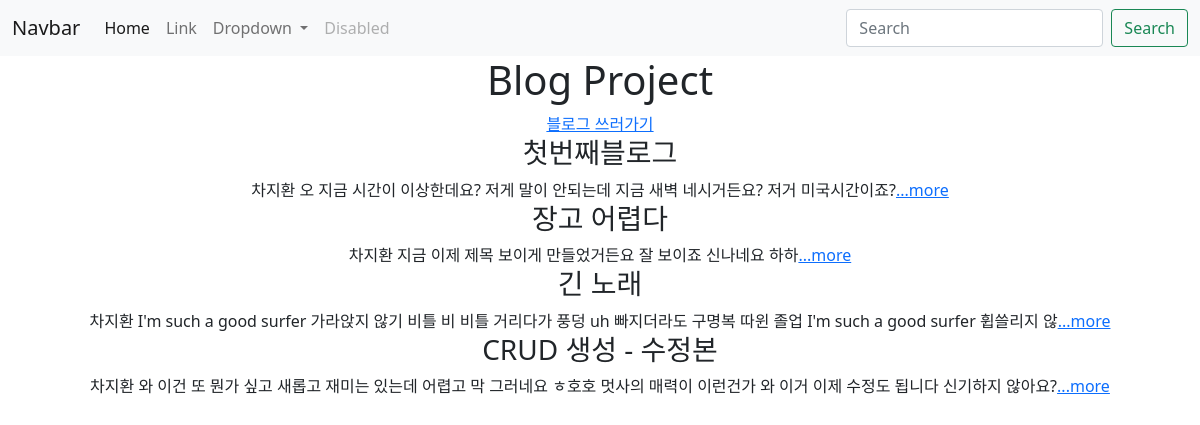
The page / on the database its author committed.
### blog/models.py (models this page shows)
class Blog(models.Model):
    title = models.CharField(max_length=200) # 제한이 있는 문자형
    writer = models.CharField(max_length=100)
    pub_date = models.DateTimeField()
    body = models.TextField()
    def summary(self):
        return self.body[:100]

### blog/views.py (the view)
# urls.py: 2. Add a URL to urlpatterns:  path('', views.home, name='home')
def home(request):
    blogs = Blog.objects.all()
    return render(request,'home.html', {'blogs':blogs})

### blog/templates/home.html
{% extends 'base.html' %}
{% block content %}
    <h1>Blog Project</h1>
    <div>
        <a href="{%url 'new'%}">블로그 쓰러가기</a>
    </div>
    <div class = "container">
    {% for blog in blogs %}
        <div>
        <h3>{{blog.title}}</h3>
        {{blog.writer}}
        {{blog.summary}}<a href="{%url 'detail' blog.id%}">...more</a>
        </div>
    {% endfor %}
    </div>
{% endblock %}

### lionproject/templates/base.html (shortened to what this page needs)
<!DOCTYPE html>
<html lang="en">
<head>
    <link href="https://cdn.jsdelivr.net/npm/bootstrap@5.0.0/dist/css/bootstrap.min.css" rel="stylesheet">
</head>
<body>
    <nav class="navbar navbar-expand-lg navbar-light bg-light">
        <div class="container-fluid">
          <a class="navbar-brand" href="#">Navbar</a>
          <div class="collapse navbar-collapse" id="navbarSupportedContent">
            <ul class="navbar-nav me-auto mb-2 mb-lg-0">
              <li class="nav-item">
                <a class="nav-link active" aria-current="page" href="#">Home</a>
              </li>
              <li class="nav-item">
                <a class="nav-link" href="#">Link</a>
              </li>
              <li class="nav-item dropdown">
                <a class="nav-link dropdown-toggle" href="#" id="navbarDropdown" role="button" data-bs-toggle="dropdown" aria-expanded="false">
                  Dropdown
                </a>
              </li>
              <li class="nav-item">
                <a class="nav-link disabled" href="#" tabindex="-1" aria-disabled="true">Disabled</a>
              </li>
            </ul>
            <form class="d-flex">
              <input class="form-control me-2" type="search" placeholder="Search" aria-label="Search">
              <button class="btn btn-outline-success" type="submit">Search</button>
            </form>
          </div>
        </div>
      </nav>
      <div class="container">
          {% block content %}
          {% endblock %}
      </div>
</body>
</html>

### lionproject/templates/base.html (style rules this page uses)
body { text-align: center; }

### rows shown on the page
Blog: title "첫번째블로그", writer "차지환", summary "오 지금 시간이 이상한데요? 저게 말이 안되는데 지금 새벽 네시거든요? 저거 미국시간이죠?"
Blog: title "장고 어렵다", writer "차지환", summary "지금 이제 제목 보이게 만들었거든요 잘 보이죠 신나네요 하하"
Blog: title "긴 노래", writer "차지환", summary "I'm such a good surfer 가라앉지 않기 비틀 비 비틀 거리다가 풍덩 uh 빠지더라도 구명복 따윈 졸업 I'm such a good surfer 휩쓸리지 않"
Blog: title "CRUD 생성 - 수정본", writer "차지환", summary "와 이건 또 뭔가 싶고 새롭고 재미는 있는데 어렵고 막 그러네요 ㅎ호호 멋사의 매력이 이런건가 와 이거 이제 수정도 됩니다 신기하지 않아요?"
